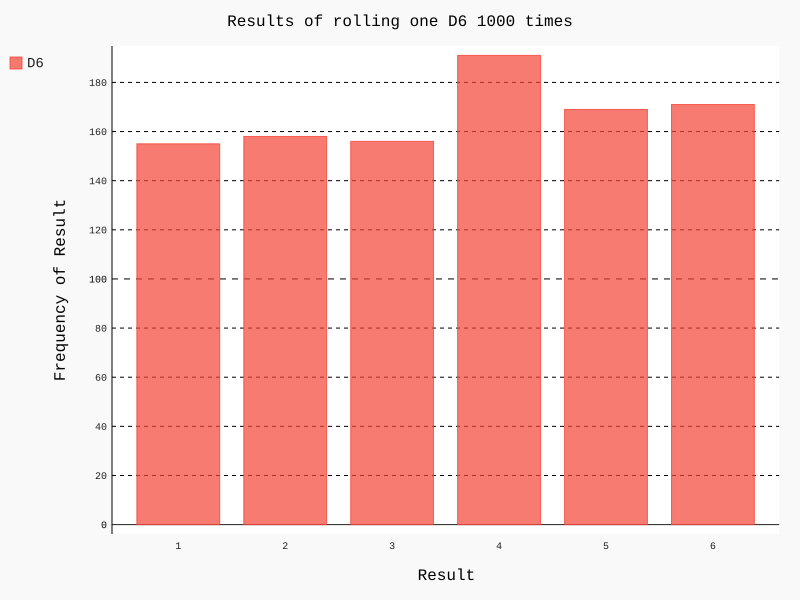

Write the Python code that produced this figure.
import pygal
from cube import Cube

"""creating D6 cube"""
cube = Cube()
"""Simulation of a series of throws with saving the results in a list."""
results = []
for roll_num in range(1000):
    result = cube.roll()
    results.append(result)
    """analysis of the results"""
    frequencies = []
    for value in range(1, cube.num_sides + 1):
        frequency = results.count(value)
        frequencies.append(frequency)
    """results visualisation"""
    hist = pygal.Bar()
    hist.title = "Results of rolling one D6 1000 times"
    hist.x_labels = ["1", "2", "3", "4", "5", "6"]
    hist.x_title = "Result"
    hist.y_title = "Frequency of Result"
    hist.add("D6", frequencies)
    hist.render_to_file("Visualisation/cube/cube_visual.svg")
"""     print(frequencies) """
print(results)
